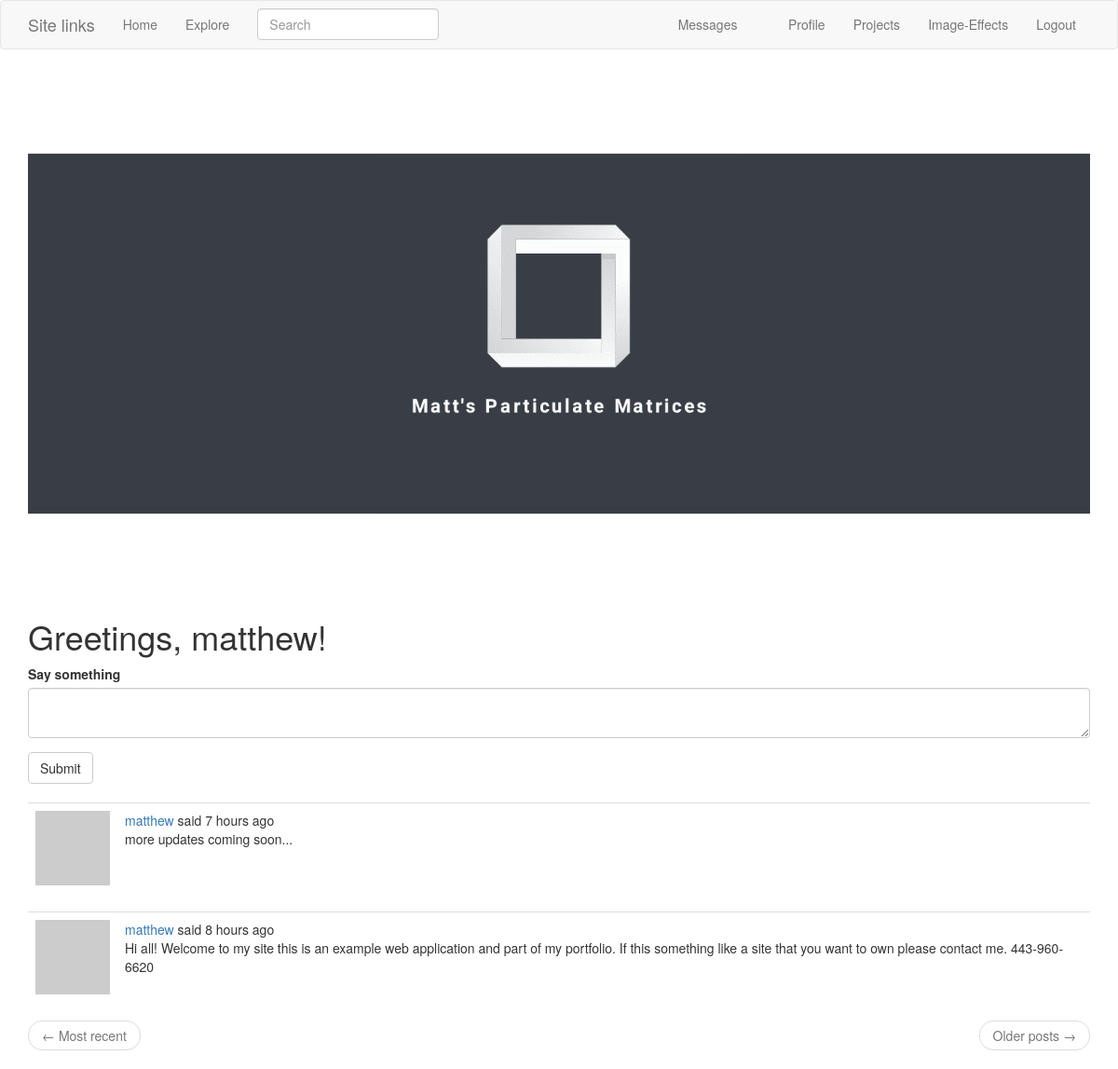
The app's page /index (signed in) with its own data.
### app/models.py (models this page shows, shortened)
class PaginatedAPIMixin(object):
    @staticmethod
    def to_collection_dict(query, page, per_page, endpoint, **kwargs):
        resources = query.paginate(page, per_page, False)
        data = {
            'items': [item.to_dict() for item in resources.items],
            '_meta': {
                'page': page,
                'per_page': per_page,
                'total_pages': resources.pages,
                'total_items': resources.total
            },
            '_links': {
                'self': url_for(endpoint, page=page, per_page=per_page,
                                **kwargs),
                'next': url_for(endpoint, page=page + 1, per_page=per_page,
                                **kwargs) if resources.has_next else None,
                'prev': url_for(endpoint, page=page - 1, per_page=per_page,
                                **kwargs) if resources.has_prev else None
            }
        }
        return data

class User(UserMixin, PaginatedAPIMixin, db.Model):
    id = db.Column(db.Integer, primary_key=True)
    username = db.Column(db.String(64), index=True, unique=True)
    email = db.Column(db.String(120), index=True, unique=True)
    password_hash = db.Column(db.String(128))
    posts = db.relationship('Post', backref='author', lazy='dynamic')
    about_me = db.Column(db.String(140))
    journal = db.Column(db.String(500))
    last_seen = db.Column(db.DateTime, default=datetime.utcnow)
    token = db.Column(db.String(32), index=True, unique=True)
    token_expiration = db.Column(db.DateTime)
    followed = db.relationship(
        'User', secondary=followers,
        primaryjoin=(followers.c.follower_id == id),
        secondaryjoin=(followers.c.followed_id == id),
        backref=db.backref('followers', lazy='dynamic'), lazy='dynamic')
    messages_sent = db.relationship('Message',
                                    foreign_keys='Message.sender_id',
                                    backref='author', lazy='dynamic')
    messages_received = db.relationship('Message',
                                        foreign_keys='Message.recipient_id',
                                        backref='recipient', lazy='dynamic')
    last_message_read_time = db.Column(db.DateTime)
    notifications = db.relationship('Notification', backref='user',
                                    lazy='dynamic')
    tasks = db.relationship('Task', backref='user', lazy='dynamic')
    def avatar(self, size):
        digest = md5(self.email.lower().encode('utf-8')).hexdigest()
        return 'https://www.gravatar.com/avatar/{}?d=identicon&s={}'.format(
            digest, size)
    def followed_posts(self):
        followed = Post.query.join(
            followers, (followers.c.followed_id == Post.user_id)).filter(
                followers.c.follower_id == self.id)
        own = Post.query.filter_by(user_id=self.id)
        return followed.union(own).order_by(Post.timestamp.desc())
    def new_messages(self):
        last_read_time = self.last_message_read_time or datetime(1900, 1, 1)
        return Message.query.filter_by(recipient=self).filter(
            Message.timestamp > last_read_time).count()
    def get_tasks_in_progress(self):
        return Task.query.filter_by(user=self, complete=False).all()

class SearchableMixin(object):
    @classmethod
    def before_commit(cls, session):
        session._changes = {
            'add': list(session.new),
            'update': list(session.dirty),
            'delete': list(session.deleted)
        }
    @classmethod
    def after_commit(cls, session):
        for obj in session._changes['add']:
            if isinstance(obj, SearchableMixin):
                add_to_index(obj.__tablename__, obj)
        for obj in session._changes['update']:
            if isinstance(obj, SearchableMixin):
                add_to_index(obj.__tablename__, obj)
        for obj in session._changes['delete']:
            if isinstance(obj, SearchableMixin):
                remove_from_index(obj.__tablename__, obj)
        session._changes = None

class Post(SearchableMixin, db.Model):
    __searchable__ = ['body']
    id = db.Column(db.Integer, primary_key=True)
    body = db.Column(db.String(140))
    timestamp = db.Column(db.DateTime, index=True, default=datetime.utcnow)
    user_id = db.Column(db.Integer, db.ForeignKey('user.id'))
    language = db.Column(db.String(5))

### app/main/views.py (the view, shortened to what this page needs)
@bp.route('/', methods=['GET', 'POST'])
@bp.route('/index', methods=['GET', 'POST'])
@login_required
def index():
    form = PostForm()
    page = request.args.get('page', 1, type=int)
    posts = current_user.followed_posts().paginate(
        page, current_app.config['POSTS_PER_PAGE'], False)
    next_url = url_for('main.index', page=posts.next_num) \
        if posts.has_next else None
    prev_url = url_for('main.index', page=posts.prev_num) \
        if posts.has_prev else None
    return render_template('index.html', title=_('Home'), form=form,
                           posts=posts.items, next_url=next_url,
                           prev_url=prev_url)

### app/main/forms.py
class SearchForm(FlaskForm):
    q = StringField(_l('Search'), validators=[DataRequired()])
    def __init__(self, *args, **kwargs):
        if 'formdata' not in kwargs:
            kwargs['formdata'] = request.args
        if 'csrf_enabled' not in kwargs:
            kwargs['csrf_enabled'] = False
        super(SearchForm, self).__init__(*args, **kwargs)

class PostForm(FlaskForm):
    post = TextAreaField(_l('Say something'), validators=[DataRequired()])
    submit = SubmitField(_l('Submit'))

### app/main/views.py (called while the page is built)
@bp.before_app_request
def before_request():
    if current_user.is_authenticated:
        current_user.last_seen = datetime.utcnow()
        db.session.commit()
        g.search_form = SearchForm()
    g.locale = str(get_locale())

### app/models.py (called while the page is built)
@login.user_loader
def load_user(id):
    return User.query.get(int(id))

### app/templates/index.html
{% extends "base.html" %}
{% import 'bootstrap/wtf.html' as wtf %}
{% block app_content %}
<center><img class="img-responsive"src="{{ url_for('static', filename='logo.png') }}"></center>
    <h1>{{ _('Greetings, %(username)s!', username=current_user.username) }}</h1>
    {% if form %}
    {{ wtf.quick_form(form) }}
    <br>
    {% endif %}
    {% for post in posts %}
        {% include '_post.html' %}
    {% endfor %}
    <nav aria-label="...">
        <ul class="pager">
            <li class="previous{% if not prev_url %} disabled{% endif %}">
                <a href="{{ prev_url or '#' }}">
                    <span aria-hidden="true">&larr;</span> {{ _('Most recent') }}
                </a>
            </li>
            <li class="next{% if not next_url %} disabled{% endif %}">
                <a href="{{ next_url or '#' }}">
                    {{ _('Older posts') }} <span aria-hidden="true">&rarr;</span>
                </a>
            </li>
        </ul>
    </nav>
{% endblock %}

### app/templates/_post.html (shortened to what this page needs)
    <table class="table table-hover">
        <tr>
            <td width="70px">
                <a href="{{ url_for('main.user', username=post.author.username) }}">
                    <img src="{{ post.author.avatar(70) }}" />
                </a>
            </td>
            <td>
                {{ _('%(username)s said %(when)s',
                    username=user_link, when=moment(post.timestamp).fromNow()) }}
                <br>
                <span id="post{{ post.id }}">{{ post.body }}</span>
            </td>
        </tr>
    </table>

### records on screen
Post: body "more updates coming soon..."
Post: body "Hi all! Welcome to my site this is an example web application and part of my portfolio. If this something like a site that you want to own please contact me. 443-960-6620"
